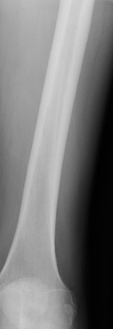
#> input picture Images/Unbroken/ok4.jpg, 113 x 329 px, shrunk from 317 x 920 before the run, found by its file name
$ python FrattureFab.py
#> lines starting #> are read from the running program, lines starting #| are printed output that depends on the picture; after the words box and inside, x2 and y2 are one past the last pixel; in counts of white or black regions, pixels touching at a corner belong together
import cv2
import numpy as np
import math
import matplotlib.pyplot as plt
import collections
from PIL import Image
#import kivy

def find_coeffs(x1, y1, x2, y2):

    # Just to avoid division by zero error
    if x2 - x1 == 0:
        den = 0.1
    else:
        den = x2 - x1

    a = float(y2 - y1) / (den)
    b = y1 - a * x1
    return a, b


def find_maximums(points, thresh):
    over = False
    local_points = {}
    local_max = 0  # our values can't go lower than 0
    cur_idx = 0

    for (k, v) in points.items():
        if over:
            if v > local_max:
                local_max = v
                cur_idx = k
            elif v <= thresh:
                local_points[cur_idx] = local_max
                over = False
                local_max = 0
        else:
            if v > thresh:
                local_max = v
                cur_idx = k
                over = True
    return local_points


if __name__ == '__main__':
    leo = True
    clean_img = True

    if leo:
        broken = '/Users/leonardotanzi/Desktop/Fratture Computer Vision/Jpeg Notevoli/Broken/ok4.jpg'
        clean = '/Users/leonardotanzi/Desktop/Fratture Computer Vision/Jpeg Notevoli/Unbroken/ok4.jpg'
        out = '/Users/leonardotanzi/Desktop/houghlines2.jpg'
    else:
        broken = r"C:\Users\cassa\Desktop\Fabien\Fabien\Jpeg Notevoli\Broken\bone3cut.jpg"
        clean = r"C:\Users\cassa\Desktop\Fabien\Fabien\Jpeg Notevoli\Unbroken\sana2.jpg"
        out = r"C:\Users\cassa\Desktop\Fabien\out_img.jpg"

    # We need to open the img twice, this is to retrieve the img dimensions
    if clean_img:
        img_h = Image.open(clean)
#> img_h is the input picture: PIL image 113x329 RGB; min 0, max 218, mean 122.8
    else:
        img_h = Image.open(broken)

    width, height = img_h.size
#> width = 113; height = 329
    diagonal = math.sqrt(width ** 2 + height ** 2)
#> diagonal = 347.9

    if clean_img:
        img = cv2.imread(clean)
    else:
        img = cv2.imread(broken)

    # Convert to grayscale
    gray = cv2.cvtColor(img, cv2.COLOR_BGR2GRAY)

    # Blur to remove noise
    blur = cv2.GaussianBlur(gray, (3, 3), 0)

    # Find edges first is for clean image, second for unbroken, maxLines parameter must be adapted
    if clean_img:
        edges = cv2.Canny(blur, 24, 72, apertureSize = 3)
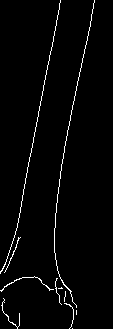
#> edges: shape (329, 113); 2.3% white in thin lines or dots, all inside (x1, y1, x2, y2) = (0, 0, 95, 329)
        maxLines = 3
    else:
        edges = cv2.Canny(blur, 24, 72, apertureSize = 3)
        maxLines = 4

    # Erode and dilate with kernel window
    kernel_erode = cv2.getStructuringElement(cv2.MORPH_RECT, (1, 1))
    kernel_dilate = cv2.getStructuringElement(cv2.MORPH_RECT, (7, 7))
    boneEdges = cv2.erode(edges, kernel_erode, iterations = 2)
    boneEdges = cv2.dilate(boneEdges, kernel_dilate, iterations = 2)
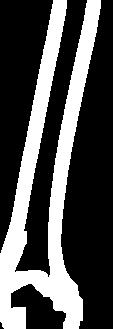
#> boneEdges: shape (329, 113); 30.8% white; 1 white region, box (x1, y1, x2, y2) and area: (0, 0, 101, 329) 11459

    # Plot the result
    plt.imshow(boneEdges)
    plt.show()

    # Find lines with houghlines:
    # second arg is rho accuracy (that is 10 pixels in this case) and third is theta accuracy, fourth is the threshold
    # which means minimum vote it should get for it to be considered as a line.
    lines = cv2.HoughLines(boneEdges, 10, np.pi / 45, 1000)
#> lines = 15 rows, first 8: [60, 0.209], [50, 0.14], [90, 0.14], [60, 0], [100, 0.279], [-40, 3.07], [80, 0.0698], [70, 0.279]

    '''
    if __debug__:
        print(lines.shape)        # (337, 1, 2)
        print(lines[0].shape)     # (1, 2)
        print(lines[0][0].shape)  # (2,)

        print(lines)        # [[  modulo, angolo in rad ]]
        print(lines[0])     # [[  3.30000000e+02   2.09439516e-01]]
        print(lines[0][0])  # [  3.30000000e+02   2.09439516e-01]
    '''

    # Set the interval of acceptabilty
    interval = 6

    # Find the average between the first maxLines angles
    peak = 0
    count = 0
    totangle = 0

    for i in range(maxLines):
        for rho, theta in lines[i]:
            angle = (theta * 180) / math.pi
            if angle > 90: #if angle is for example 175, convert it to -5 in order to compute the correct avg
                angle -= 180
            totangle += angle
            count += 1

    peak = totangle / count

    rightInterval = peak + interval
    leftInterval = peak - interval

    print("Peak is = %f\n" % peak)
    print("Interval is from %f to %f\n" % (leftInterval, rightInterval))

    # Above threshold there are all the lines that must be taken into account
    # first maxLines have a weight in order to distinguish them
    th_occ = {}
    threshold = 10
    weight = 10
    i = 0

    for line in lines:
        for rho, theta in line:
            theta_degs = int(theta * 180 / math.pi)
            if theta_degs in th_occ:
                if i < maxLines:
                    th_occ[theta_degs] += weight
                else:
                    th_occ[theta_degs] += 1
            else:
                if i < maxLines:
                    th_occ[theta_degs] = weight
                else:
                    th_occ[theta_degs] = 1
        i += 1
#> this loop made 15 passes
#> line on passes 1 to 12: [[60, 0.209]], [[50, 0.14]], [[90, 0.14]], [[60, 0]], [[100, 0.279]], [[-40, 3.07]], [[80, 0.0698]], [[70, 0.279]], [[40, 0.0698]], [[-20, 3]], [[-10, 2.93]], [[20, 0]]
#> after the loop, i = 15; th_occ = 11 items


    ordered_occ = collections.OrderedDict(sorted(th_occ.items())) #order the tuples from 0° to 180°
#> ordered_occ = 11 items

    maximums = find_maximums(ordered_occ, threshold)  #find local maximum
#> the loop in find_maximums, `for (k, v) in points.items():` made 11 passes
#> (k, v, local_max, cur_idx, over) on pass 3: (7, 20, 20, 7, True)
#> (k, v, over, local_max) on pass 4: (12, 10, False, 0)
#> after the loop in find_maximums, `for (k, v) in points.items():`: local_points = {7: 20}
#> maximums = {7: 20}

    '''
    ITEMS():

    dict = {'Name': 'Zara', 'Age': 7}
    print "Value : %s" % dict.items()
    When we run above program it produces following result:
    Value: [('Age', 7), ('Name', 'Zara')]

    ORDEREDDICT():

    Ordered dictionaries are just like regular dictionaries but they remember the order that items were inserted.
    When iterating over an ordered dictionary, the items are returned in the order their keys were first added.
    '''

    # Here we define the limit of the interval in the range 0° - 180°, just to draw them correctly

    if rightInterval > 180:
        rightInterval -= 180
    if rightInterval < 0:
        rightInterval += 180

    if leftInterval > 180:
        leftInterval -= 180
    if leftInterval < 0:
        leftInterval += 180

    if peak < 0:
        peak += 180
    if peak > 180:
        peak -= 180

    plt.scatter(maximums.keys(), maximums.values(), marker='x', color='r')
    plt.plot(ordered_occ.keys(), ordered_occ.values())
    plt.plot((0, 180), (threshold, threshold), linestyle = '--')
    plt.axvline(x = peak, color = 'b')
    plt.axvline(x = rightInterval, color = 'r', linestyle = ':')
    plt.axvline(x = leftInterval, color = 'r', linestyle = ':')
    plt.xlabel("Theta")
    plt.ylabel("Weight")
    plt.show()
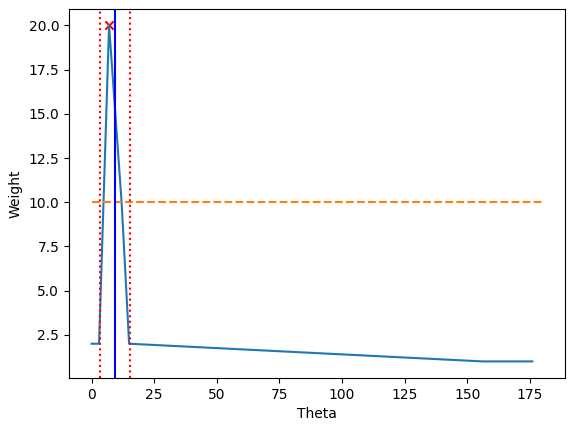
#> figure drawn by matplotlib, 1 panel; curve peaks at x = 7, y = 20

    broken = False
    end = False

    # Back to the negative value
    if peak > 90:
        peak -= 180

    # Draw the first maxLines
    for i in range(maxLines):
        for rho, theta in lines[i]:
            a = np.cos(theta)
            b = np.sin(theta)
            x0 = a * rho
            y0 = b * rho

            # height id the lines len
            x1 = int(x0 + height * (-b))
            y1 = int(y0 + height * a)
            x2 = int(x0 - height * (-b))
            y2 = int(y0 - height * a)

            # convert in degree
            angle = (theta * 180) / math.pi

            # ex: set 175° to -5°
            if angle > 90:
                angle -= 180

            print("Lines %d: Theta %f and Rho %f\n" % (i + 1, angle, rho))

            cv2.line(img, (x1, y1), (x2, y2), (0, 0, 255), 3)

            a, b = find_coeffs(x1, y1, x2, y2)
            cv2.circle(img, (int(-b / a), 0), 50, (0, 255, 255), thickness = -1)  # -1 thickness is for
            cv2.circle(img, (int((height - b)/a), int(height)), 50, (0, 255, 0), thickness = -1)

            if abs(angle - peak) > interval:
                broken = True
                break
        if end:
            break
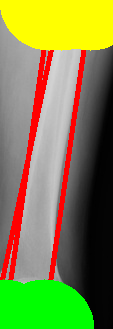
#> img: shape (329, 113, 3); mean B, G, R 71, 134.1, 127.6

    if broken:
        print("Broken!\n")
    else:
        print("Unbroken!\n")

    cv2.imwrite(out, img)

$ run again, with Images/Broken/ok1.jpg copied over Images/Unbroken/ok4.jpg
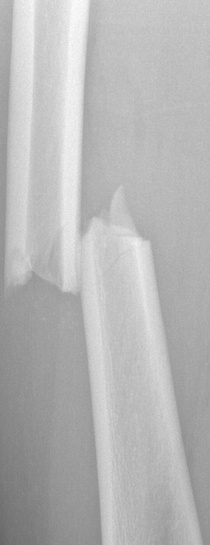
#> input picture Images/Broken/ok1.jpg, 210 x 545 px, shrunk from 586 x 1522 before the run, found by its file name
#> img_h is the input picture: PIL image 210x545 L; min 101, max 253, mean 181.9
#> `edges = cv2.Canny(blur, 24, 72, apertureSize = 3)`:
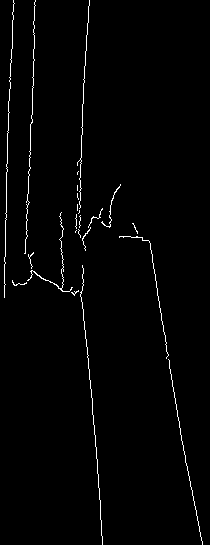
#> edges: shape (545, 210); 1.6% white in thin lines or dots
#> boneEdges: shape (545, 210); 21.7% white; 1 white region, box (x1, y1, x2, y2) and area: (0, 0, 209, 545) 24843
#> lines = 76 rows, first 8: [80, 0], [-30, 3], [-60, 3.07], [-90, 2.93], [-10, 2.93], [-120, 3], [40, 0.0698], [30, 0]
#> the loop `for line in lines:` made 76 passes
#> after the loop `for line in lines:`: i = 76; th_occ = 42 items
#> the loop in find_maximums, `for (k, v) in points.items():` made 42 passes
#> (k, v, local_max, cur_idx, over) on pass 41: (171, 11, 11, 171, True)
#> after the loop in find_maximums, `for (k, v) in points.items():`: local_points = {0: 14}
#> after the loop `for i in range(maxLines):`:
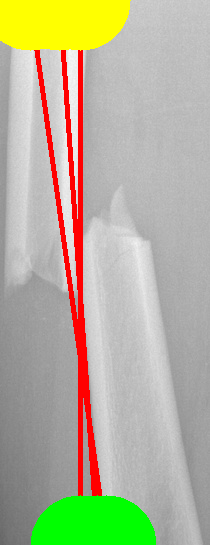
#> img: shape (545, 210, 3); mean B, G, R 154.1, 178.8, 180.3

$ run again, with Images/Broken/ok10.jpg copied over Images/Unbroken/ok4.jpg
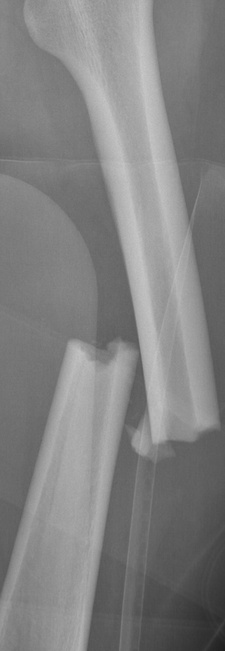
#> input picture Images/Broken/ok10.jpg, 225 x 651 px, shrunk from 630 x 1818 before the run, found by its file name
#> img_h is the input picture: PIL image 225x651 L; min 31, max 202, mean 129.6
#> `edges = cv2.Canny(blur, 24, 72, apertureSize = 3)`:
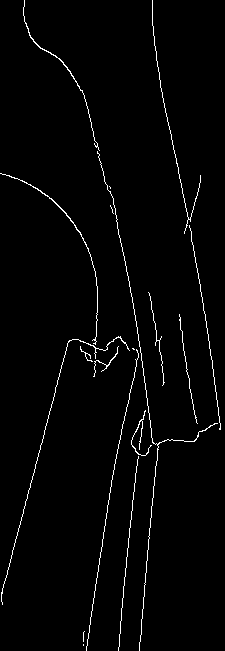
#> edges: shape (651, 225); 2% white in thin lines or dots
#> boneEdges: shape (651, 225); 27% white; 2 white regions, box (x1, y1, x2, y2) and area: (0, 0, 225, 651) 37888, (142, 286, 171, 392) 1664
#> lines = 96 rows, first 8: [180, 0.14], [210, 0.209], [-100, 3.07], [170, 0.0698], [160, 0.279], [200, 0.14], [-60, 2.93], [-80, 3]
#> the loop `for line in lines:` made 96 passes
#> after the loop `for line in lines:`: i = 96; th_occ = 44 items
#> the loop in find_maximums, `for (k, v) in points.items():` made 44 passes
#> (k, v, local_max, cur_idx, over) on passes 3, 44: (7, 13, 13, 7, True), (176, 11, 11, 176, True)
#> after the loop in find_maximums, `for (k, v) in points.items():`: local_points = {7: 13}
#> after the loop `for i in range(maxLines):`:
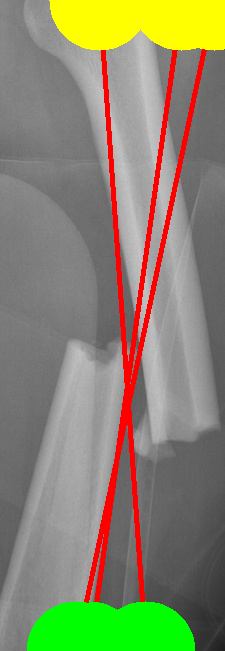
#> img: shape (651, 225, 3); mean B, G, R 109.5, 135.4, 136.7

$ run again, with Images/Broken/ok11.jpg copied over Images/Unbroken/ok4.jpg
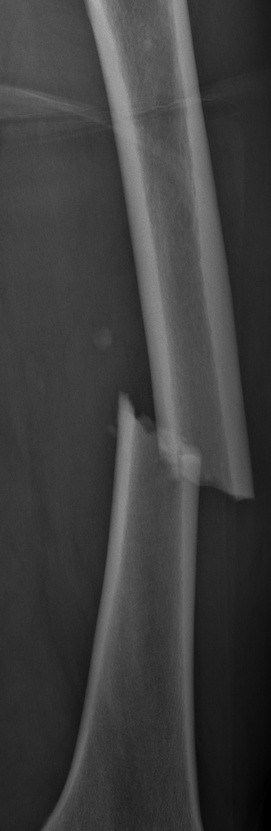
#> input picture Images/Broken/ok11.jpg, 271 x 831 px, shrunk from 756 x 2321 before the run, found by its file name
#> img_h is the input picture: PIL image 271x831 L; min 0, max 177, mean 62
#> `edges = cv2.Canny(blur, 24, 72, apertureSize = 3)`:
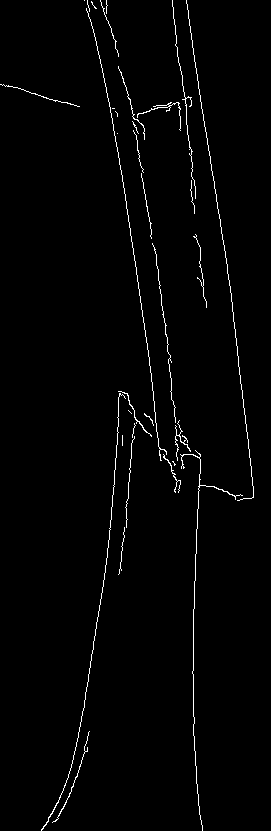
#> edges: shape (831, 271); 1.6% white in thin lines or dots
#> boneEdges: shape (831, 271); 20.8% white; 3 white regions, box (x1, y1, x2, y2) and area: (35, 0, 260, 831) 44119, (0, 78, 86, 113) 1391, (187, 228, 213, 314) 1374
#> lines = 93 rows, first 8: [180, 0.14], [230, 0.209], [200, 0], [-100, 3], [-140, 3.07], [-80, 2.93], [-120, 3], [140, 0.0698]
#> the loop `for line in lines:` made 93 passes
#> after the loop `for line in lines:`: i = 93; th_occ = 44 items
#> the loop in find_maximums, `for (k, v) in points.items():` made 44 passes
#> (k, v, local_max, cur_idx, over) on pass 3: (7, 11, 11, 7, True)
#> after the loop in find_maximums, `for (k, v) in points.items():`: local_points = {0: 11, 7: 11}
#> after the loop `for i in range(maxLines):`:
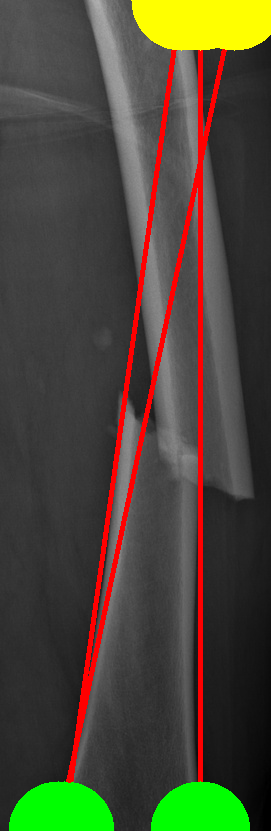
#> img: shape (831, 271, 3); mean B, G, R 55.2, 71.4, 74.4
